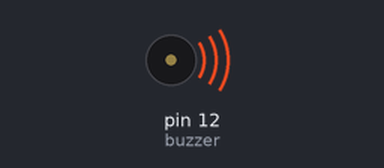
A sketch run on a simulated Arduino Uno, built with avr-gcc and run on an emulated ATmega328P. Parts: buzzer (waves = sounding).

Above: at 12.3 s.
At 35.2 s:
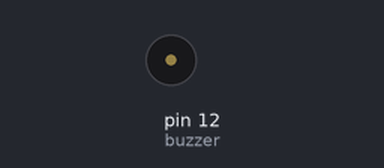
Timing chart, 0 to 36.7 s (numbered marks = the images above):
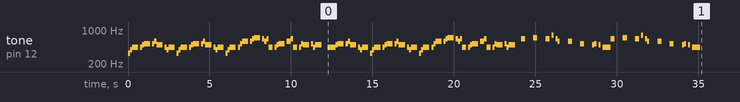

The sketch:

PiratesOfTheCarribeanActiveBuzzer.ino
```cpp
/* Play "He's A Pirate" / "Pirates of the Caribbean" Theme Song
 * By Xitang Zhao 2016.06.27
 * Youtube in Action: https://youtu.be/sjPAj1lXgtk
 * or TikTok in Action: https://www.tiktok.com/@tipstorylearn/video/6943019804261502213
 *
 * INSTRUCTION: Hook up Pin 10 to the positive side of a buzzer or a microphone, hook up
 * any resistor to the negative side of a buzzer (to limit current & volume & to protect the pin),
 * and then connect the other end of the resistor to ground pin. Upload the sketch and enjoy!
 *
 * Don't have an Arduino right now? No worry. You can test it vitually on my TinkerCAD circuit:
 * https://www.tinkercad.com/things/f9QN4skaguI-play-pirates-of-the-caribbean-theme-song-on-buzzer
 *
 * To learn the science of buzzer, Arduino tone library, and a step by step walkthrough of how I made this
 * Visit my learning note on TipStory: https://www.tipstory.org/learning/h2lUMccm5MeuSds
 *
 * Last updated: 2021.03.25
 * ---------------------
 * Credits:
 *
 * Music notes of the song obtained from Easy Music (Great website)
 * Link: http://easymusic.altervista.org/recorder-hes-a-pirate-pirates-of-caribbean-sheet-music-guitar-chords/
 *
 * Musicnotes's "How to Read Sheet Music" Guide
 * Link: http://www.musicnotes.com/blog/2014/04/11/how-to-read-sheet-music/
 *
 * Code inspired by Chapter 5 of Jeremy Blum's book "Exploring Arduino"
 * Link: http://www.exploringarduino.com/content/ch5/
 *
 * Music notes' frequencies obtained from arduino website and Tone Library
 * Link: https://www.arduino.cc/en/Tutorial/toneMelody
 * Link: https://github.com/bhagman/Tone
 *
 */

// Define pin 10 for buzzer, you can use any other digital pins (Pin 0-13)
const int buzzer = 12;

// Change to 0.5 for a slower version of the song, 1.25 for a faster version
const float songSpeed = 1.0;

// Defining frequency of each music note
#define NOTE_C4 262
#define NOTE_D4 294
#define NOTE_E4 330
#define NOTE_F4 349
#define NOTE_G4 392
#define NOTE_A4 440
#define NOTE_B4 494
#define NOTE_C5 523
#define NOTE_D5 587
#define NOTE_E5 659
#define NOTE_F5 698
#define NOTE_G5 784
#define NOTE_A5 880
#define NOTE_B5 988

// Music notes of the song, 0 is a rest/pulse
int notes[] = {
    NOTE_E4, NOTE_G4, NOTE_A4, NOTE_A4, 0,
    NOTE_A4, NOTE_B4, NOTE_C5, NOTE_C5, 0,
    NOTE_C5, NOTE_D5, NOTE_B4, NOTE_B4, 0,
    NOTE_A4, NOTE_G4, NOTE_A4, 0,

    NOTE_E4, NOTE_G4, NOTE_A4, NOTE_A4, 0,
    NOTE_A4, NOTE_B4, NOTE_C5, NOTE_C5, 0,
    NOTE_C5, NOTE_D5, NOTE_B4, NOTE_B4, 0,
    NOTE_A4, NOTE_G4, NOTE_A4, 0,

    NOTE_E4, NOTE_G4, NOTE_A4, NOTE_A4, 0,
    NOTE_A4, NOTE_C5, NOTE_D5, NOTE_D5, 0,
    NOTE_D5, NOTE_E5, NOTE_F5, NOTE_F5, 0,
    NOTE_E5, NOTE_D5, NOTE_E5, NOTE_A4, 0,

    NOTE_A4, NOTE_B4, NOTE_C5, NOTE_C5, 0,
    NOTE_D5, NOTE_E5, NOTE_A4, 0,
    NOTE_A4, NOTE_C5, NOTE_B4, NOTE_B4, 0,
    NOTE_C5, NOTE_A4, NOTE_B4, 0,

    NOTE_A4, NOTE_A4,
    //Repeat of first part
    NOTE_A4, NOTE_B4, NOTE_C5, NOTE_C5, 0,
    NOTE_C5, NOTE_D5, NOTE_B4, NOTE_B4, 0,
    NOTE_A4, NOTE_G4, NOTE_A4, 0,

    NOTE_E4, NOTE_G4, NOTE_A4, NOTE_A4, 0,
    NOTE_A4, NOTE_B4, NOTE_C5, NOTE_C5, 0,
    NOTE_C5, NOTE_D5, NOTE_B4, NOTE_B4, 0,
    NOTE_A4, NOTE_G4, NOTE_A4, 0,

    NOTE_E4, NOTE_G4, NOTE_A4, NOTE_A4, 0,
    NOTE_A4, NOTE_C5, NOTE_D5, NOTE_D5, 0,
    NOTE_D5, NOTE_E5, NOTE_F5, NOTE_F5, 0,
    NOTE_E5, NOTE_D5, NOTE_E5, NOTE_A4, 0,

    NOTE_A4, NOTE_B4, NOTE_C5, NOTE_C5, 0,
    NOTE_D5, NOTE_E5, NOTE_A4, 0,
    NOTE_A4, NOTE_C5, NOTE_B4, NOTE_B4, 0,
    NOTE_C5, NOTE_A4, NOTE_B4, 0,
    //End of Repeat

    NOTE_E5, 0, 0, NOTE_F5, 0, 0,
    NOTE_E5, NOTE_E5, 0, NOTE_G5, 0, NOTE_E5, NOTE_D5, 0, 0,
    NOTE_D5, 0, 0, NOTE_C5, 0, 0,
    NOTE_B4, NOTE_C5, 0, NOTE_B4, 0, NOTE_A4,

    NOTE_E5, 0, 0, NOTE_F5, 0, 0,
    NOTE_E5, NOTE_E5, 0, NOTE_G5, 0, NOTE_E5, NOTE_D5, 0, 0,
    NOTE_D5, 0, 0, NOTE_C5, 0, 0,
    NOTE_B4, NOTE_C5, 0, NOTE_B4, 0, NOTE_A4};

// Durations (in ms) of each music note of the song
// Quarter Note is 250 ms when songSpeed = 1.0
int durations[] = {
    125, 125, 250, 125, 125,
    125, 125, 250, 125, 125,
    125, 125, 250, 125, 125,
    125, 125, 375, 125,

    125, 125, 250, 125, 125,
    125, 125, 250, 125, 125,
    125, 125, 250, 125, 125,
    125, 125, 375, 125,

    125, 125, 250, 125, 125,
    125, 125, 250, 125, 125,
    125, 125, 250, 125, 125,
    125, 125, 125, 250, 125,

    125, 125, 250, 125, 125,
    250, 125, 250, 125,
    125, 125, 250, 125, 125,
    125, 125, 375, 375,

    250, 125,
    //Rpeat of First Part
    125, 125, 250, 125, 125,
    125, 125, 250, 125, 125,
    125, 125, 375, 125,

    125, 125, 250, 125, 125,
    125, 125, 250, 125, 125,
    125, 125, 250, 125, 125,
    125, 125, 375, 125,

    125, 125, 250, 125, 125,
    125, 125, 250, 125, 125,
    125, 125, 250, 125, 125,
    125, 125, 125, 250, 125,

    125, 125, 250, 125, 125,
    250, 125, 250, 125,
    125, 125, 250, 125, 125,
    125, 125, 375, 375,
    //End of Repeat

    250, 125, 375, 250, 125, 375,
    125, 125, 125, 125, 125, 125, 125, 125, 375,
    250, 125, 375, 250, 125, 375,
    125, 125, 125, 125, 125, 500,

    250, 125, 375, 250, 125, 375,
    125, 125, 125, 125, 125, 125, 125, 125, 375,
    250, 125, 375, 250, 125, 375,
    125, 125, 125, 125, 125, 500};

void setup()
{
  const int totalNotes = sizeof(notes) / sizeof(int);
  // Loop through each note
  for (int i = 0; i < totalNotes; i++)
  {
    const int currentNote = notes[i];
    float wait = durations[i] / songSpeed;
    // Play tone if currentNote is not 0 frequency, otherwise pause (noTone)
    if (currentNote != 0)
    {
      tone(buzzer, notes[i], wait); // tone(pin, frequency, duration)
    }
    else
    {
      noTone(buzzer);
    }
    // delay is used to wait for tone to finish playing before moving to next loop
    delay(wait);
  }
}

void loop()
{
  // Nothing in loop. Music only plays once.
  // You can click reset on Arduino to replay the song.
}
```
